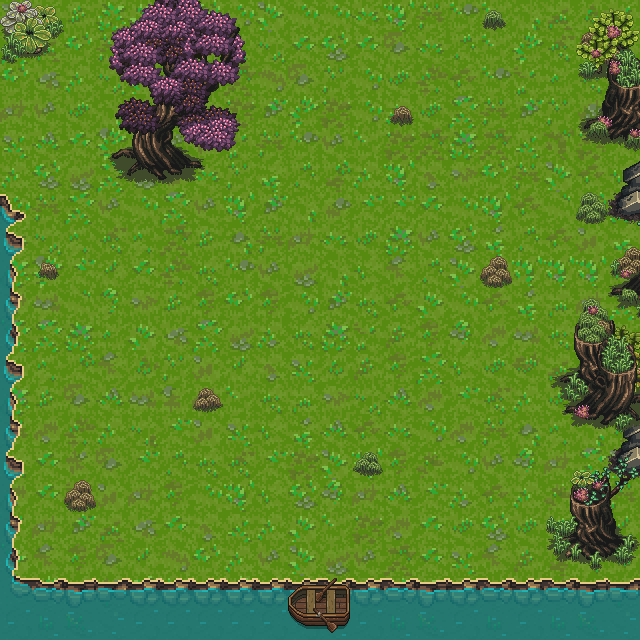

Below is a game level as drawn by its tile map, then a one-line description and the .tmx that defines it (tile-layer data replaced by summaries):
An orthogonal 20x20 tile map with 32x32 px tiles, 6 tile layers (Ground, River, Rocks, Plants, ...), 1 hidden layer not drawn, 5 tilesets and 7 objects (treeOfLife, plant1, plant2, plant3, route1, ...).

<map version="1.10" tiledversion="1.11.0" orientation="orthogonal" renderorder="right-down" width="20" height="20" tilewidth="32" tileheight="32" infinite="0" nextlayerid="9" nextobjectid="8">
 <tileset firstgid="1" source="../TSX/CL_MainLev.tsx" />
 <tileset firstgid="3969" source="../TSX/Dec_props2.tsx" />
 <tileset firstgid="5209" source="../TSX/water.tsx" />
 <tileset firstgid="5337" source="../TSX/Ships.tsx" />
 <tileset firstgid="6546" source="../TSX/propsB.tsx" />
 <layer id="1" name="Ground" width="20" height="20" locked="1">
  <data>[400 cells, 400 non-empty, 80 distinct tile ids]</data>
 </layer>
 <layer id="2" name="River" width="20" height="20" locked="1">
  <data>[400 cells, 52 non-empty, 14 distinct tile ids]</data>
 </layer>
 <layer id="8" name="Rocks" width="20" height="20" locked="1">
  <data>[400 cells, 4 non-empty, 2 distinct tile ids]</data>
 </layer>
 <layer id="3" name="Plants" width="20" height="20" locked="1">
  <data>[400 cells, 60 non-empty, 59 distinct tile ids]</data>
 </layer>
 <layer id="7" name="Plants2" width="20" height="20" locked="1">
  <data>[400 cells, 26 non-empty, 26 distinct tile ids]</data>
 </layer>
 <layer id="4" name="Collisions" width="20" height="20" visible="0" locked="1">
  <properties>
   <property name="solid" type="bool" value="true" />
  </properties>
  <data>[400 cells, 77 non-empty, 1 distinct tile ids]</data>
 </layer>
 <layer id="6" name="Boat" width="20" height="20" locked="1">
  <data>[400 cells, 4 non-empty, 4 distinct tile ids]</data>
 </layer>
 <objectgroup id="5" name="ObjectsForInteraction">
  <object id="1" name="treeOfLife" x="102.55" y="-2.24561" width="142.222" height="194.62" />
  <object id="2" name="plant1" x="-5.23977" y="-5.23977" width="68.8655" height="68.8655" />
  <object id="3" name="plant2" x="574.877" y="-2.24561" width="74.8538" height="91.3216" />
  <object id="4" name="plant3" x="548.678" y="461.099" width="97.3099" height="114.526" />
  <object id="5" name="route1" x="293.427" y="575.626" width="49.4035" height="36.6784" />
  <object id="6" name="route4" x="-6.73684" y="80.0936" width="23.9532" height="96.5614" />
  <object id="7" name="route5" x="276.959" y="-12.7251" width="277.708" height="35.1813" />
 </objectgroup>
</map>
